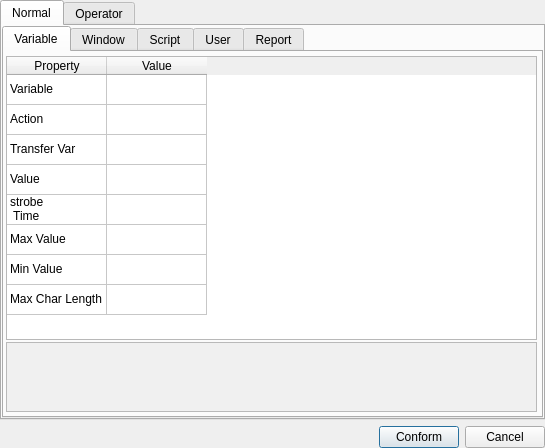
<?xml version="1.0" encoding="UTF-8"?>
<ui version="4.0">
 <class>COrderEditWgt</class>
 <widget class="QDialog" name="COrderEditWgt">
  <property name="geometry">
   <rect>
    <x>0</x>
    <y>0</y>
    <width>545</width>
    <height>448</height>
   </rect>
  </property>
  <property name="windowTitle">
   <string>COrderEditWgt</string>
  </property>
  <layout class="QHBoxLayout" name="horizontalLayout_3">
   <property name="leftMargin">
    <number>0</number>
   </property>
   <property name="topMargin">
    <number>0</number>
   </property>
   <property name="rightMargin">
    <number>0</number>
   </property>
   <property name="bottomMargin">
    <number>0</number>
   </property>
   <item>
    <layout class="QVBoxLayout" name="verticalLayout">
     <item>
      <widget class="QTabWidget" name="tabWidget">
       <property name="currentIndex">
        <number>0</number>
       </property>
       <widget class="QWidget" name="tab">
        <attribute name="title">
         <string>Normal</string>
        </attribute>
        <layout class="QHBoxLayout" name="horizontalLayout_2">
         <property name="spacing">
          <number>0</number>
         </property>
         <property name="leftMargin">
          <number>0</number>
         </property>
         <property name="topMargin">
          <number>0</number>
         </property>
         <property name="rightMargin">
          <number>0</number>
         </property>
         <property name="bottomMargin">
          <number>0</number>
         </property>
         <item>
          <widget class="QTabWidget" name="tabWidget_2">
           <property name="currentIndex">
            <number>0</number>
           </property>
           <widget class="QWidget" name="tab_3">
            <attribute name="title">
             <string>Variable</string>
            </attribute>
            <layout class="QHBoxLayout" name="horizontalLayout_5">
             <property name="leftMargin">
              <number>2</number>
             </property>
             <property name="topMargin">
              <number>2</number>
             </property>
             <property name="rightMargin">
              <number>2</number>
             </property>
             <property name="bottomMargin">
              <number>2</number>
             </property>
             <item>
              <layout class="QVBoxLayout" name="verticalLayout_2" stretch="5,1">
               <property name="spacing">
                <number>2</number>
               </property>
               <property name="topMargin">
                <number>2</number>
               </property>
               <property name="rightMargin">
                <number>2</number>
               </property>
               <property name="bottomMargin">
                <number>2</number>
               </property>
               <item>
                <widget class="QTableWidget" name="tableWidget">
                 <property name="minimumSize">
                  <size>
                   <width>485</width>
                   <height>0</height>
                  </size>
                 </property>
                 <attribute name="horizontalHeaderCascadingSectionResizes">
                  <bool>false</bool>
                 </attribute>
                 <attribute name="horizontalHeaderStretchLastSection">
                  <bool>false</bool>
                 </attribute>
                 <attribute name="verticalHeaderVisible">
                  <bool>false</bool>
                 </attribute>
                 <row>
                  <property name="text">
                   <string>新建行</string>
                  </property>
                 </row>
                 <row>
                  <property name="text">
                   <string>新建行</string>
                  </property>
                 </row>
                 <row>
                  <property name="text">
                   <string>新建行</string>
                  </property>
                 </row>
                 <row>
                  <property name="text">
                   <string>新建行</string>
                  </property>
                 </row>
                 <row>
                  <property name="text">
                   <string>新建行</string>
                  </property>
                 </row>
                 <row>
                  <property name="text">
                   <string>新建行</string>
                  </property>
                 </row>
                 <row>
                  <property name="text">
                   <string>新建行</string>
                  </property>
                 </row>
                 <row>
                  <property name="text">
                   <string>新建行</string>
                  </property>
                 </row>
                 <column>
                  <property name="text">
                   <string>Property</string>
                  </property>
                 </column>
                 <column>
                  <property name="text">
                   <string>Value</string>
                  </property>
                 </column>
                 <item row="0" column="0">
                  <property name="text">
                   <string>Variable</string>
                  </property>
                 </item>
                 <item row="0" column="1">
                  <property name="text">
                   <string/>
                  </property>
                 </item>
                 <item row="1" column="0">
                  <property name="text">
                   <string>Action</string>
                  </property>
                 </item>
                 <item row="2" column="0">
                  <property name="text">
                   <string>Transfer Var</string>
                  </property>
                 </item>
                 <item row="3" column="0">
                  <property name="text">
                   <string>Value</string>
                  </property>
                 </item>
                 <item row="4" column="0">
                  <property name="text">
                   <string>strobe
 Time</string>
                  </property>
                 </item>
                 <item row="5" column="0">
                  <property name="text">
                   <string>Max Value</string>
                  </property>
                 </item>
                 <item row="6" column="0">
                  <property name="text">
                   <string>Min Value</string>
                  </property>
                 </item>
                 <item row="7" column="0">
                  <property name="text">
                   <string>Max Char Length</string>
                  </property>
                 </item>
                </widget>
               </item>
               <item>
                <widget class="QTextEdit" name="textEdit">
                 <property name="styleSheet">
                  <string notr="true">background-color: rgb(240, 240, 240);
</string>
                 </property>
                 <property name="readOnly">
                  <bool>true</bool>
                 </property>
                </widget>
               </item>
              </layout>
             </item>
            </layout>
           </widget>
           <widget class="QWidget" name="tab_4">
            <attribute name="title">
             <string>Window</string>
            </attribute>
            <layout class="QHBoxLayout" name="horizontalLayout_6">
             <property name="leftMargin">
              <number>2</number>
             </property>
             <property name="topMargin">
              <number>2</number>
             </property>
             <property name="rightMargin">
              <number>2</number>
             </property>
             <property name="bottomMargin">
              <number>2</number>
             </property>
             <item>
              <layout class="QVBoxLayout" name="verticalLayout_3" stretch="5,1">
               <property name="spacing">
                <number>2</number>
               </property>
               <property name="topMargin">
                <number>2</number>
               </property>
               <property name="rightMargin">
                <number>2</number>
               </property>
               <property name="bottomMargin">
                <number>2</number>
               </property>
               <item>
                <widget class="QTableWidget" name="tableWidget_2">
                 <attribute name="horizontalHeaderCascadingSectionResizes">
                  <bool>false</bool>
                 </attribute>
                 <attribute name="horizontalHeaderStretchLastSection">
                  <bool>false</bool>
                 </attribute>
                 <attribute name="verticalHeaderVisible">
                  <bool>false</bool>
                 </attribute>
                 <row>
                  <property name="text">
                   <string>新建行</string>
                  </property>
                 </row>
                 <row>
                  <property name="text">
                   <string>新建行</string>
                  </property>
                 </row>
                 <row>
                  <property name="text">
                   <string>新建行</string>
                  </property>
                 </row>
                 <row>
                  <property name="text">
                   <string>新建行</string>
                  </property>
                 </row>
                 <row>
                  <property name="text">
                   <string>新建行</string>
                  </property>
                 </row>
                 <row>
                  <property name="text">
                   <string>新建行</string>
                  </property>
                 </row>
                 <row>
                  <property name="text">
                   <string>新建行</string>
                  </property>
                 </row>
                 <row>
                  <property name="text">
                   <string>新建行</string>
                  </property>
                 </row>
                 <row>
                  <property name="text">
                   <string>新建行</string>
                  </property>
                 </row>
                 <row>
                  <property name="text">
                   <string>新建行</string>
                  </property>
                 </row>
                 <row>
                  <property name="text">
                   <string>新建行</string>
                  </property>
                 </row>
                 <row>
                  <property name="text">
                   <string>新建行</string>
                  </property>
                 </row>
                 <row>
                  <property name="text">
                   <string>新建行</string>
                  </property>
                 </row>
                 <row>
                  <property name="text">
                   <string>新建行</string>
                  </property>
                 </row>
                 <row>
                  <property name="text">
                   <string>新建行</string>
                  </property>
                 </row>
                 <row>
                  <property name="text">
                   <string>新建行</string>
                  </property>
                 </row>
                 <row>
                  <property name="text">
                   <string>新建行</string>
                  </property>
                 </row>
                 <row>
                  <property name="text">
                   <string>新建行</string>
                  </property>
                 </row>
                 <row>
                  <property name="text">
                   <string>新建行</string>
                  </property>
                 </row>
                 <row>
                  <property name="text">
                   <string>新建行</string>
                  </property>
                 </row>
                 <row>
                  <property name="text">
                   <string>新建行</string>
                  </property>
                 </row>
                 <column>
                  <property name="text">
                   <string>Property</string>
                  </property>
                 </column>
                 <column>
                  <property name="text">
                   <string>Value</string>
                  </property>
                 </column>
                 <item row="0" column="0">
                  <property name="text">
                   <string>Screen (Page)</string>
                  </property>
                 </item>
                 <item row="1" column="0">
                  <property name="text">
                   <string>Action</string>
                  </property>
                 </item>
                 <item row="2" column="0">
                  <property name="text">
                   <string>Monitor</string>
                  </property>
                 </item>
                 <item row="3" column="0">
                  <property name="text">
                   <string>Parameter File</string>
                  </property>
                 </item>
                 <item row="4" column="0">
                  <property name="text">
                   <string>X Pos</string>
                  </property>
                 </item>
                 <item row="5" column="0">
                  <property name="text">
                   <string>Y Pos</string>
                  </property>
                 </item>
                 <item row="6" column="0">
                  <property name="text">
                   <string>Width</string>
                  </property>
                 </item>
                 <item row="7" column="0">
                  <property name="text">
                   <string>Height</string>
                  </property>
                 </item>
                 <item row="8" column="0">
                  <property name="text">
                   <string>Caption</string>
                  </property>
                  <property name="checkState">
                   <enum>Unchecked</enum>
                  </property>
                 </item>
                 <item row="9" column="0">
                  <property name="text">
                   <string>Border</string>
                  </property>
                  <property name="checkState">
                   <enum>Unchecked</enum>
                  </property>
                 </item>
                 <item row="10" column="0">
                  <property name="text">
                   <string>Resize Border</string>
                  </property>
                  <property name="checkState">
                   <enum>Unchecked</enum>
                  </property>
                 </item>
                 <item row="11" column="0">
                  <property name="text">
                   <string>Sys Menu</string>
                  </property>
                  <property name="checkState">
                   <enum>Unchecked</enum>
                  </property>
                 </item>
                 <item row="12" column="0">
                  <property name="text">
                   <string>Maximized Box</string>
                  </property>
                  <property name="checkState">
                   <enum>Unchecked</enum>
                  </property>
                 </item>
                 <item row="13" column="0">
                  <property name="text">
                   <string>Minimized Box</string>
                  </property>
                  <property name="checkState">
                   <enum>Unchecked</enum>
                  </property>
                 </item>
                 <item row="14" column="0">
                  <property name="text">
                   <string>Keep Print Proportions</string>
                  </property>
                  <property name="checkState">
                   <enum>Unchecked</enum>
                  </property>
                 </item>
                 <item row="15" column="0">
                  <property name="text">
                   <string>Print Page Width</string>
                  </property>
                 </item>
                 <item row="16" column="0">
                  <property name="text">
                   <string>Print Page Height</string>
                  </property>
                 </item>
                 <item row="17" column="0">
                  <property name="text">
                   <string>Top Margin</string>
                  </property>
                 </item>
                 <item row="18" column="0">
                  <property name="text">
                   <string>Bottom Margin</string>
                  </property>
                 </item>
                 <item row="19" column="0">
                  <property name="text">
                   <string>Left Margin </string>
                  </property>
                 </item>
                 <item row="20" column="0">
                  <property name="text">
                   <string>Right Margin</string>
                  </property>
                 </item>
                </widget>
               </item>
               <item>
                <widget class="QTextEdit" name="textEdit_2">
                 <property name="styleSheet">
                  <string notr="true">background-color: rgb(240, 240, 240);
</string>
                 </property>
                 <property name="readOnly">
                  <bool>true</bool>
                 </property>
                </widget>
               </item>
              </layout>
             </item>
            </layout>
           </widget>
           <widget class="QWidget" name="tab_5">
            <attribute name="title">
             <string>Script</string>
            </attribute>
            <layout class="QVBoxLayout" name="verticalLayout_5">
             <item>
              <layout class="QVBoxLayout" name="verticalLayout_4" stretch="5,1">
               <property name="spacing">
                <number>2</number>
               </property>
               <property name="topMargin">
                <number>2</number>
               </property>
               <property name="rightMargin">
                <number>2</number>
               </property>
               <property name="bottomMargin">
                <number>2</number>
               </property>
               <item>
                <widget class="QTableWidget" name="tableWidget_3">
                 <attribute name="horizontalHeaderCascadingSectionResizes">
                  <bool>false</bool>
                 </attribute>
                 <attribute name="horizontalHeaderStretchLastSection">
                  <bool>false</bool>
                 </attribute>
                 <attribute name="verticalHeaderVisible">
                  <bool>false</bool>
                 </attribute>
                 <row>
                  <property name="text">
                   <string>新建行</string>
                  </property>
                 </row>
                 <row>
                  <property name="text">
                   <string>新建行</string>
                  </property>
                 </row>
                 <row>
                  <property name="text">
                   <string>新建行</string>
                  </property>
                 </row>
                 <column>
                  <property name="text">
                   <string>Property</string>
                  </property>
                 </column>
                 <column>
                  <property name="text">
                   <string>Value</string>
                  </property>
                 </column>
                </widget>
               </item>
               <item>
                <widget class="QTextEdit" name="textEdit_3">
                 <property name="styleSheet">
                  <string notr="true">background-color: rgb(240, 240, 240);
</string>
                 </property>
                 <property name="readOnly">
                  <bool>true</bool>
                 </property>
                </widget>
               </item>
              </layout>
             </item>
            </layout>
           </widget>
           <widget class="QWidget" name="tab_6">
            <attribute name="title">
             <string>User</string>
            </attribute>
            <layout class="QHBoxLayout" name="horizontalLayout_7">
             <item>
              <layout class="QVBoxLayout" name="verticalLayout_6" stretch="5,1">
               <property name="spacing">
                <number>2</number>
               </property>
               <property name="topMargin">
                <number>2</number>
               </property>
               <property name="rightMargin">
                <number>2</number>
               </property>
               <property name="bottomMargin">
                <number>2</number>
               </property>
               <item>
                <widget class="QTableWidget" name="tableWidget_4">
                 <attribute name="horizontalHeaderCascadingSectionResizes">
                  <bool>false</bool>
                 </attribute>
                 <attribute name="horizontalHeaderStretchLastSection">
                  <bool>false</bool>
                 </attribute>
                 <attribute name="verticalHeaderVisible">
                  <bool>false</bool>
                 </attribute>
                 <row>
                  <property name="text">
                   <string>新建行</string>
                  </property>
                 </row>
                 <row>
                  <property name="text">
                   <string>新建行</string>
                  </property>
                 </row>
                 <row>
                  <property name="text">
                   <string>新建行</string>
                  </property>
                 </row>
                 <column>
                  <property name="text">
                   <string>Property</string>
                  </property>
                 </column>
                 <column>
                  <property name="text">
                   <string>Value</string>
                  </property>
                 </column>
                </widget>
               </item>
               <item>
                <widget class="QTextEdit" name="textEdit_4">
                 <property name="styleSheet">
                  <string notr="true">background-color: rgb(240, 240, 240);
</string>
                 </property>
                 <property name="readOnly">
                  <bool>true</bool>
                 </property>
                </widget>
               </item>
              </layout>
             </item>
            </layout>
           </widget>
           <widget class="QWidget" name="tab_7">
            <attribute name="title">
             <string>Report</string>
            </attribute>
            <layout class="QHBoxLayout" name="horizontalLayout_8">
             <item>
              <layout class="QVBoxLayout" name="verticalLayout_7" stretch="5,1">
               <property name="spacing">
                <number>2</number>
               </property>
               <property name="topMargin">
                <number>2</number>
               </property>
               <property name="rightMargin">
                <number>2</number>
               </property>
               <property name="bottomMargin">
                <number>2</number>
               </property>
               <item>
                <widget class="QTableWidget" name="tableWidget_5">
                 <attribute name="horizontalHeaderCascadingSectionResizes">
                  <bool>false</bool>
                 </attribute>
                 <attribute name="horizontalHeaderStretchLastSection">
                  <bool>false</bool>
                 </attribute>
                 <attribute name="verticalHeaderVisible">
                  <bool>false</bool>
                 </attribute>
                 <row>
                  <property name="text">
                   <string>新建行</string>
                  </property>
                 </row>
                 <row>
                  <property name="text">
                   <string>新建行</string>
                  </property>
                 </row>
                 <row>
                  <property name="text">
                   <string>新建行</string>
                  </property>
                 </row>
                 <column>
                  <property name="text">
                   <string>Property</string>
                  </property>
                 </column>
                 <column>
                  <property name="text">
                   <string>Value</string>
                  </property>
                 </column>
                </widget>
               </item>
               <item>
                <widget class="QTextEdit" name="textEdit_5">
                 <property name="styleSheet">
                  <string notr="true">background-color: rgb(240, 240, 240);
</string>
                 </property>
                 <property name="readOnly">
                  <bool>true</bool>
                 </property>
                </widget>
               </item>
              </layout>
             </item>
            </layout>
           </widget>
          </widget>
         </item>
        </layout>
       </widget>
       <widget class="QWidget" name="tab_2">
        <attribute name="title">
         <string>Operator</string>
        </attribute>
        <layout class="QHBoxLayout" name="horizontalLayout_4">
         <property name="spacing">
          <number>0</number>
         </property>
         <property name="leftMargin">
          <number>0</number>
         </property>
         <property name="topMargin">
          <number>0</number>
         </property>
         <property name="rightMargin">
          <number>0</number>
         </property>
         <property name="bottomMargin">
          <number>0</number>
         </property>
         <item>
          <widget class="QTabWidget" name="tabWidget_3">
           <property name="currentIndex">
            <number>0</number>
           </property>
           <widget class="QWidget" name="tab_9">
            <attribute name="title">
             <string>Menu</string>
            </attribute>
            <layout class="QHBoxLayout" name="horizontalLayout_9">
             <item>
              <layout class="QVBoxLayout" name="verticalLayout_8" stretch="5,1">
               <property name="spacing">
                <number>2</number>
               </property>
               <property name="topMargin">
                <number>2</number>
               </property>
               <property name="rightMargin">
                <number>2</number>
               </property>
               <property name="bottomMargin">
                <number>2</number>
               </property>
               <item>
                <widget class="QTableWidget" name="tableWidget_6">
                 <attribute name="horizontalHeaderCascadingSectionResizes">
                  <bool>false</bool>
                 </attribute>
                 <attribute name="horizontalHeaderStretchLastSection">
                  <bool>false</bool>
                 </attribute>
                 <attribute name="verticalHeaderVisible">
                  <bool>false</bool>
                 </attribute>
                 <row>
                  <property name="text">
                   <string>新建行</string>
                  </property>
                 </row>
                 <row>
                  <property name="text">
                   <string>新建行</string>
                  </property>
                 </row>
                 <row>
                  <property name="text">
                   <string>新建行</string>
                  </property>
                 </row>
                 <column>
                  <property name="text">
                   <string>Property</string>
                  </property>
                 </column>
                 <column>
                  <property name="text">
                   <string>Value</string>
                  </property>
                 </column>
                </widget>
               </item>
               <item>
                <widget class="QTextEdit" name="textEdit_6">
                 <property name="styleSheet">
                  <string notr="true">background-color: rgb(240, 240, 240);
</string>
                 </property>
                 <property name="readOnly">
                  <bool>true</bool>
                 </property>
                </widget>
               </item>
              </layout>
             </item>
            </layout>
           </widget>
           <widget class="QWidget" name="tab_10">
            <attribute name="title">
             <string>System</string>
            </attribute>
            <layout class="QHBoxLayout" name="horizontalLayout_10">
             <item>
              <layout class="QVBoxLayout" name="verticalLayout_9" stretch="5,1">
               <property name="spacing">
                <number>2</number>
               </property>
               <property name="topMargin">
                <number>2</number>
               </property>
               <property name="rightMargin">
                <number>2</number>
               </property>
               <property name="bottomMargin">
                <number>2</number>
               </property>
               <item>
                <widget class="QTableWidget" name="tableWidget_7">
                 <attribute name="horizontalHeaderCascadingSectionResizes">
                  <bool>false</bool>
                 </attribute>
                 <attribute name="horizontalHeaderStretchLastSection">
                  <bool>false</bool>
                 </attribute>
                 <attribute name="verticalHeaderVisible">
                  <bool>false</bool>
                 </attribute>
                 <row>
                  <property name="text">
                   <string>新建行</string>
                  </property>
                 </row>
                 <row>
                  <property name="text">
                   <string>新建行</string>
                  </property>
                 </row>
                 <row>
                  <property name="text">
                   <string>新建行</string>
                  </property>
                 </row>
                 <column>
                  <property name="text">
                   <string>Property</string>
                  </property>
                 </column>
                 <column>
                  <property name="text">
                   <string>Value</string>
                  </property>
                 </column>
                </widget>
               </item>
               <item>
                <widget class="QTextEdit" name="textEdit_7">
                 <property name="styleSheet">
                  <string notr="true">background-color: rgb(240, 240, 240);
</string>
                 </property>
                 <property name="readOnly">
                  <bool>true</bool>
                 </property>
                </widget>
               </item>
              </layout>
             </item>
            </layout>
           </widget>
           <widget class="QWidget" name="tab_11">
            <attribute name="title">
             <string>Language</string>
            </attribute>
            <layout class="QHBoxLayout" name="horizontalLayout_11">
             <item>
              <layout class="QVBoxLayout" name="verticalLayout_10" stretch="5,1">
               <property name="spacing">
                <number>2</number>
               </property>
               <property name="topMargin">
                <number>2</number>
               </property>
               <property name="rightMargin">
                <number>2</number>
               </property>
               <property name="bottomMargin">
                <number>2</number>
               </property>
               <item>
                <widget class="QTableWidget" name="tableWidget_8">
                 <attribute name="horizontalHeaderCascadingSectionResizes">
                  <bool>false</bool>
                 </attribute>
                 <attribute name="horizontalHeaderStretchLastSection">
                  <bool>false</bool>
                 </attribute>
                 <attribute name="verticalHeaderVisible">
                  <bool>false</bool>
                 </attribute>
                 <row>
                  <property name="text">
                   <string>新建行</string>
                  </property>
                 </row>
                 <row>
                  <property name="text">
                   <string>新建行</string>
                  </property>
                 </row>
                 <row>
                  <property name="text">
                   <string>新建行</string>
                  </property>
                 </row>
                 <column>
                  <property name="text">
                   <string>Property</string>
                  </property>
                 </column>
                 <column>
                  <property name="text">
                   <string>Value</string>
                  </property>
                 </column>
                </widget>
               </item>
               <item>
                <widget class="QTextEdit" name="textEdit_8">
                 <property name="styleSheet">
                  <string notr="true">background-color: rgb(240, 240, 240);
</string>
                 </property>
                 <property name="readOnly">
                  <bool>true</bool>
                 </property>
                </widget>
               </item>
              </layout>
             </item>
            </layout>
           </widget>
           <widget class="QWidget" name="tab_8">
            <attribute name="title">
             <string>Help</string>
            </attribute>
            <layout class="QHBoxLayout" name="horizontalLayout_12">
             <item>
              <layout class="QVBoxLayout" name="verticalLayout_11" stretch="5,1">
               <property name="spacing">
                <number>2</number>
               </property>
               <property name="topMargin">
                <number>2</number>
               </property>
               <property name="rightMargin">
                <number>2</number>
               </property>
               <property name="bottomMargin">
                <number>2</number>
               </property>
               <item>
                <widget class="QTableWidget" name="tableWidget_9">
                 <attribute name="horizontalHeaderCascadingSectionResizes">
                  <bool>false</bool>
                 </attribute>
                 <attribute name="horizontalHeaderStretchLastSection">
                  <bool>false</bool>
                 </attribute>
                 <attribute name="verticalHeaderVisible">
                  <bool>false</bool>
                 </attribute>
                 <row>
                  <property name="text">
                   <string>新建行</string>
                  </property>
                 </row>
                 <row>
                  <property name="text">
                   <string>新建行</string>
                  </property>
                 </row>
                 <row>
                  <property name="text">
                   <string>新建行</string>
                  </property>
                 </row>
                 <column>
                  <property name="text">
                   <string>Property</string>
                  </property>
                 </column>
                 <column>
                  <property name="text">
                   <string>Value</string>
                  </property>
                 </column>
                </widget>
               </item>
               <item>
                <widget class="QTextEdit" name="textEdit_9">
                 <property name="styleSheet">
                  <string notr="true">background-color: rgb(240, 240, 240);
</string>
                 </property>
                 <property name="readOnly">
                  <bool>true</bool>
                 </property>
                </widget>
               </item>
              </layout>
             </item>
            </layout>
           </widget>
           <widget class="QWidget" name="tab_12">
            <attribute name="title">
             <string>Alarm</string>
            </attribute>
            <layout class="QHBoxLayout" name="horizontalLayout_13">
             <item>
              <layout class="QVBoxLayout" name="verticalLayout_12" stretch="5,1">
               <property name="spacing">
                <number>2</number>
               </property>
               <property name="topMargin">
                <number>2</number>
               </property>
               <property name="rightMargin">
                <number>2</number>
               </property>
               <property name="bottomMargin">
                <number>2</number>
               </property>
               <item>
                <widget class="QTableWidget" name="tableWidget_10">
                 <attribute name="horizontalHeaderCascadingSectionResizes">
                  <bool>false</bool>
                 </attribute>
                 <attribute name="horizontalHeaderStretchLastSection">
                  <bool>false</bool>
                 </attribute>
                 <attribute name="verticalHeaderVisible">
                  <bool>false</bool>
                 </attribute>
                 <row>
                  <property name="text">
                   <string>新建行</string>
                  </property>
                 </row>
                 <row>
                  <property name="text">
                   <string>新建行</string>
                  </property>
                 </row>
                 <row>
                  <property name="text">
                   <string>新建行</string>
                  </property>
                 </row>
                 <column>
                  <property name="text">
                   <string>Property</string>
                  </property>
                 </column>
                 <column>
                  <property name="text">
                   <string>Value</string>
                  </property>
                 </column>
                </widget>
               </item>
               <item>
                <widget class="QTextEdit" name="textEdit_10">
                 <property name="styleSheet">
                  <string notr="true">background-color: rgb(240, 240, 240);
</string>
                 </property>
                 <property name="readOnly">
                  <bool>true</bool>
                 </property>
                </widget>
               </item>
              </layout>
             </item>
            </layout>
           </widget>
           <widget class="QWidget" name="tab_13">
            <attribute name="title">
             <string>Event</string>
            </attribute>
            <layout class="QHBoxLayout" name="horizontalLayout_14">
             <item>
              <layout class="QVBoxLayout" name="verticalLayout_13" stretch="5,1">
               <property name="spacing">
                <number>2</number>
               </property>
               <property name="topMargin">
                <number>2</number>
               </property>
               <property name="rightMargin">
                <number>2</number>
               </property>
               <property name="bottomMargin">
                <number>2</number>
               </property>
               <item>
                <widget class="QTableWidget" name="tableWidget_11">
                 <attribute name="horizontalHeaderCascadingSectionResizes">
                  <bool>false</bool>
                 </attribute>
                 <attribute name="horizontalHeaderStretchLastSection">
                  <bool>false</bool>
                 </attribute>
                 <attribute name="verticalHeaderVisible">
                  <bool>false</bool>
                 </attribute>
                 <row>
                  <property name="text">
                   <string>新建行</string>
                  </property>
                 </row>
                 <row>
                  <property name="text">
                   <string>新建行</string>
                  </property>
                 </row>
                 <row>
                  <property name="text">
                   <string>新建行</string>
                  </property>
                 </row>
                 <column>
                  <property name="text">
                   <string>Property</string>
                  </property>
                 </column>
                 <column>
                  <property name="text">
                   <string>Value</string>
                  </property>
                 </column>
                </widget>
               </item>
               <item>
                <widget class="QTextEdit" name="textEdit_11">
                 <property name="styleSheet">
                  <string notr="true">background-color: rgb(240, 240, 240);
</string>
                 </property>
                 <property name="readOnly">
                  <bool>true</bool>
                 </property>
                </widget>
               </item>
              </layout>
             </item>
            </layout>
           </widget>
          </widget>
         </item>
        </layout>
       </widget>
      </widget>
     </item>
     <item>
      <layout class="QHBoxLayout" name="horizontalLayout">
       <item>
        <spacer name="horizontalSpacer">
         <property name="orientation">
          <enum>Qt::Horizontal</enum>
         </property>
         <property name="sizeHint" stdset="0">
          <size>
           <width>40</width>
           <height>20</height>
          </size>
         </property>
        </spacer>
       </item>
       <item>
        <widget class="QPushButton" name="pushButton">
         <property name="text">
          <string>Conform</string>
         </property>
        </widget>
       </item>
       <item>
        <widget class="QPushButton" name="pushButton_2">
         <property name="text">
          <string>Cancel</string>
         </property>
        </widget>
       </item>
      </layout>
     </item>
    </layout>
   </item>
  </layout>
 </widget>
 <layoutdefault spacing="6" margin="11"/>
 <resources/>
 <connections/>
</ui>
